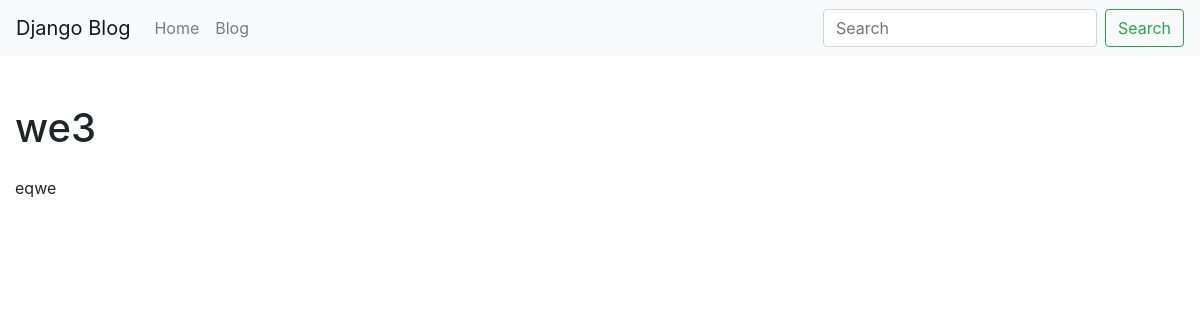
The page /blog/3wew/ on the database as committed earlier.
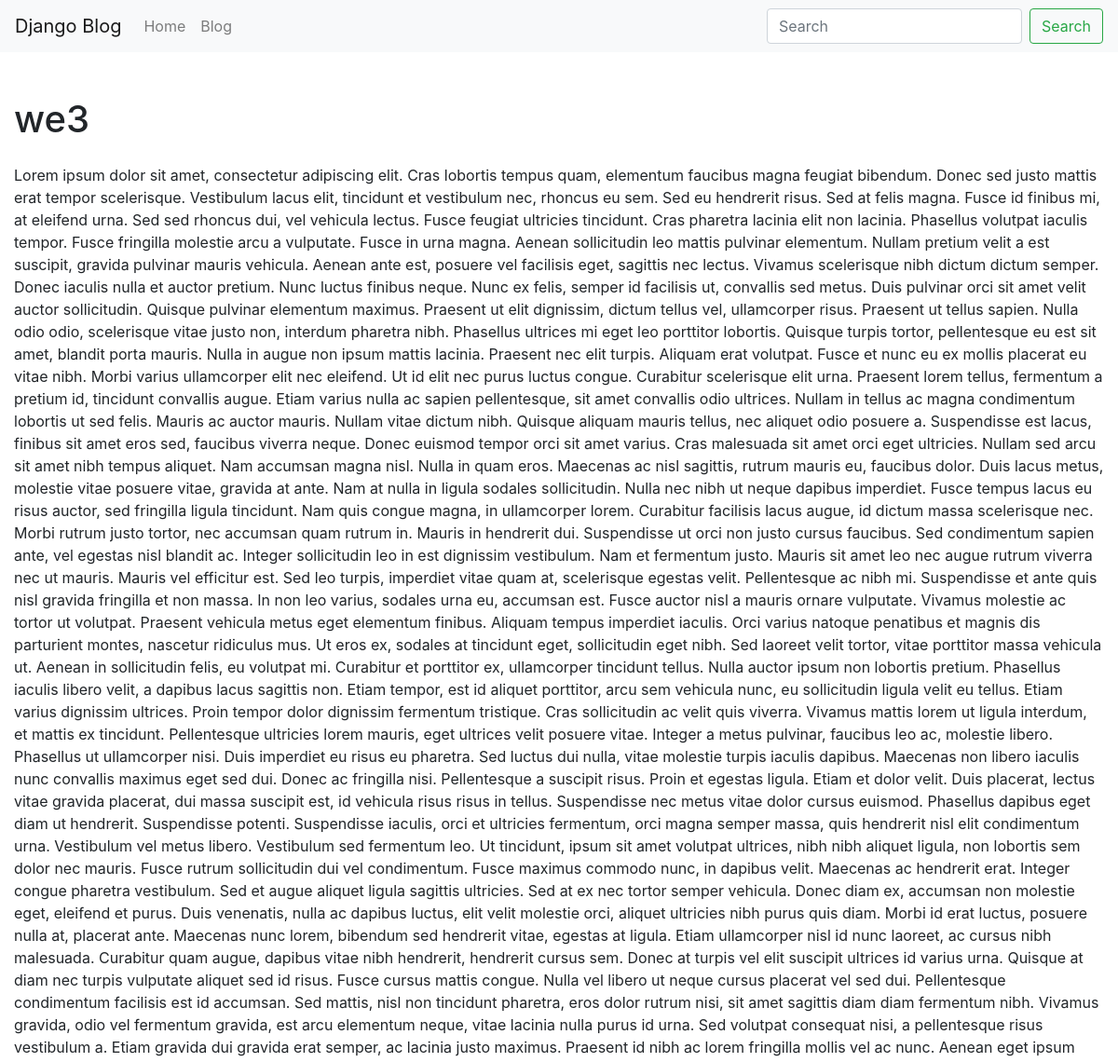
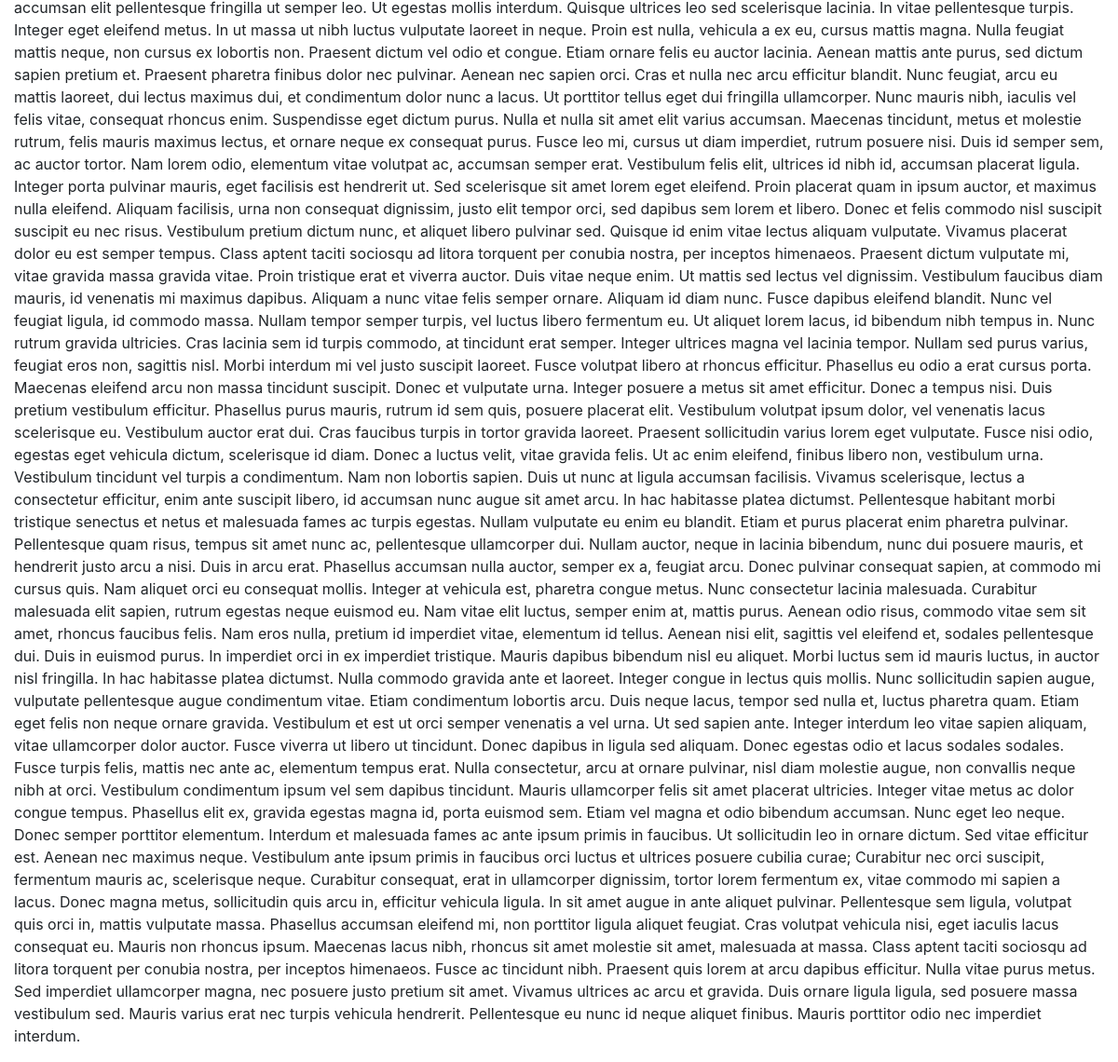
The same page on the database as committed later (2 pictures, top to bottom).
### blog/models.py (models this page shows, shortened)
class BlogPost(models.Model):
    user = models.ForeignKey(User, default=1,null= True, on_delete=models.SET_NULL)
    title = models.CharField(max_length=120)
    slug = models.SlugField(unique=True)
    content = models.TextField(null=True, blank=True)

### blog/views.py (the view)
# urls.py: path('<str:slug>/', blog_post_detail_view),
def blog_post_detail_view(request, slug):
    obj = get_object_or_404(BlogPost, slug = slug)
    template_name = 'blog/detail.html'
    context = {"object": obj}
    return render(request, template_name, context)

### blog/templates/blog/detail.html (shortened to what this page needs)
{% extends "base.html" %}
{% block content %}
<div class="mt-5">
    <h1 class="mt-5"> {{ object.title }}</h1>
    <p class="mt-4"> {{ object.content }} </p>
</div>
{% endblock %}

### templates/base.html (shortened to what this page needs)
<!doctype html>
<html lang="en">
<head>
    <link rel="stylesheet" href="https://stackpath.bootstrapcdn.com/bootstrap/4.5.0/css/bootstrap.min.css"
>
</head>
<body>
    {% include 'navbar.html' %}
    <div class="container-fluid">
        {% block content %}
        {% endblock %}
    </div>
</body>
</html>

### templates/navbar.html (shortened to what this page needs)
<nav class="navbar navbar-expand-lg navbar-light bg-light">
    <a class="navbar-brand" href="/">Django Blog</a>
    <div class="collapse navbar-collapse" id="navbarSupportedContent">
        <ul class="navbar-nav mr-auto">
            <li class="nav-item">
                <a class="nav-link" href="/">Home <span class="sr-only">(current)</span></a>
            </li>
            <li class="nav-item">
                <a class="nav-link" href="/blog">Blog</a>
            </li>
        </ul>
        <form class="form-inline my-2 my-lg-0">
            <input class="form-control mr-sm-2" type="search" placeholder="Search" aria-label="Search">
            <button class="btn btn-outline-success my-2 my-sm-0" type="submit">Search</button>
        </form>
    </div>
</nav>

Rows that differ between the two databases and show on the page:
changed BlogPost "we3": content "eqwe" → "Lorem ipsum dolor sit amet, consectetur adipiscing elit. Cras lobortis tempus quam, elementum faucibus magna feugiat bibendum. Donec sed justo mattis erat tempor scelerisque. Vestibulum lacus elit, tincidunt et vestibulum nec, rhoncus eu sem. Sed eu hendrerit risus. Sed at felis magna. Fusce id finibus mi, at eleifend urna. Sed sed rhoncus dui, vel vehicula lectus. Fusce feugiat ultricies tincidunt. Cras pharetra lacinia elit non lacinia. Phasellus volutpat iaculis tempor. Fusce fringilla molestie arcu a vulputate. Fusce in urna magna. Aenean sollicitudin leo mattis pulvinar elementum. Nullam pretium velit a est suscipit, gravida pulvinar mauris vehicula. Aenean ante est, posuere vel…"
